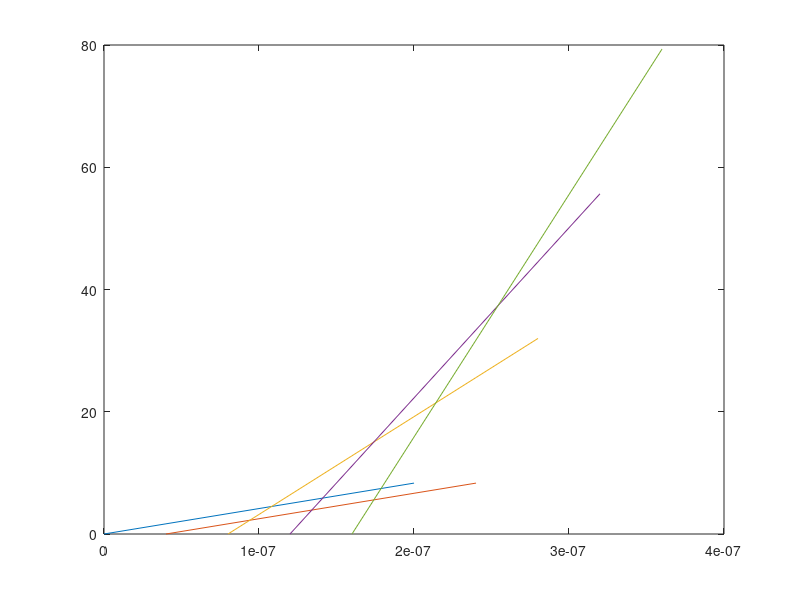

Reproduce this figure in MATLAB.
close all
clear all
clc

c = 299792458;
e = 1.6*10^(-19);
m = 9.11*10^(-31);

F = input('Center Frequency (in GHz): ');
I = input('Beam Current (in mA)     : ');
V = input('Beam Voltage (in kV)     : ');
BW= input('Bandwidth (in GHz)       : ');

F = F*1000000000;
BW= BW*1000000000;

%Calculating Beam Velocity
v0 = c*sqrt(1-1/(1+(V/511))^2);
%Calculating Axial Propagation Constant
Beta = 2*pi*F/v0;
%Calculating Pitch
Pitch = 2.5*pi/Beta;
%Calculating Gap
Gap = 0.3*Pitch;
%Calculating Vane Thickness
V_Thick = Pitch - Gap;
%Calculating Beam Tunnel Height
A = 1/Beta;
B_T_Height = 2*A;
%Calculating Vane Height
V_Height = 3 * B_T_Height;
%Calculating Total Height
H = (2*V_Height) + B_T_Height;
%Calculating upper and lower cutoff frequency
Fu = F + BW/2;
Fl = F - BW/2;
%Calculating Width of the Rectangular Waveguide
W = c/(2*Fl);

%Presenting All the Values
disp('All Values are in meter');
disp(' ');
disp(' ');
disp('Pitch');
disp(Pitch);
disp('Gap');
disp(Gap);
disp('Vane Thickness');
disp(V_Thick);
disp('Beam Tunnel Height');
disp(B_T_Height);
disp('Vane Height');
disp(V_Height);
disp('Total Height');
disp(H);
disp('Width');
disp(W);
disp(' ');
disp('All Values are in Hz');
disp(' ');
disp(' ');
disp('Lower Cut off Frequency');
disp(Fl);
disp('Upper Cut off Frequency');
disp(Fu);
disp('Central Frequency');
disp(F);

%Sheet Beam Calculations
disp(' ');
disp(' ');
disp('Sheet Beam Calculations');
disp(' ');

%Data from User
Beam_T = input('Thickness of the beam in um     : ');
Beam_W = input('Width of the beam in um         : ');
ND = input('Number of Time Distributions    : ');
NR = input('Number of Traverse Positions    : ');
NZ = input('Number of Distributions in Z    : ');

%Calculating Current Density
J = (I*10^5)/(Beam_T*Beam_W);
%Calculating Wavelength
Lambda = v0/F;
%Calculating Charge
q = (J*Beam_T*Beam_W)/(1000000*ND*NR*F);
%Calculating Impedance - This is for Helix and needs to be updated for
%staggered later
k = 2*pi*F/c;
Gamma = sqrt((Beta^2) - (k^2));
%N is SlowDown Factor
N = Beta/k;
a = 2*A;
num = (((besseli(0,(Gamma*a)))^2)-((besseli(1,(Gamma*a)))^2))*N;
den = ((2*(besseli(0,(Gamma*a)))*(besseli(1,(Gamma*a))))-((besseli(0,(Gamma*a)))^2)+((besseli(1,(Gamma*a)))^2));
Z = (120/(Gamma*a))*((Gamma^4)/(Beta^4))*(num/den);
%Considering Power of input RF Signal being 1W
%Calculating Electric Field
Pin = 1;
E0 = Beta*sqrt(2*Z*Pin);
%Calculating Interchanged Energy of the Macroparticle
zn = Lambda/NZ;
dE = q*E0*zn;
%Calculating Velocity of each macroparticle in each section
tn = 1/(F*ND);
ang_f = 2*pi*F;
%Euler Method Implementation to Calculate Velocity and distance covered by 
%each electrons after each section
a=0;
b=1/F;
h = (b-a)*1000/ND;
vn(1:ND) = 0;
t(1:ND,1:NZ) = 0;
z(1:ND,1:NZ) = 0;
t(1,1) = 0;
vn(1) = v0;
z(1,1) = 0;
for k=1:1:(ND)
for i=1:1:(NZ)
    t(k,i+1) = t(k,i) + h;
    if k == 1
    vn(k+1) = vn(k) + h*e*E0*sin(ang_f*t(k,i))/m;
    else
    vn(k+1) = vn(k) + h*e*E0/m;
    end
    z(k,i+1) = z(k,i) + h*vn(k);
    t(k+1,i) = t(k,i) + h;
    z(k+1,2) = z(k,1) + h*vn(k+1);
end
end
for k=1:1:ND
plot(t(k,:),z(k,:));
hold on
end

%Time Step Calculations
Acc = (-e*E0/m)*(1-(v0/c)^2)^(3/2)*(1/v0)^3;

%Display Data
disp(' ');
disp(' ');
disp('Current Density (J) in A/cm2');
disp(J);
disp('Charge of the macroparticle (q)');
disp(q);
disp('Impedance (Z) in ohms');
disp(Z);
disp('Electric Field in Tube (E) in V/cm');
disp(E0/100);
disp('Interchanged Energy of the Macroparticle (dE)');
disp(dE);
disp('Angular Frequency');
disp(ang_f);
disp('Each Time Iteration');
for i=1:ND
    disp(t(i));
end
disp(t(1));
disp('Velocity of each Macroparticle');
% for i=1:ND
%     disp(vel(i));
% end
